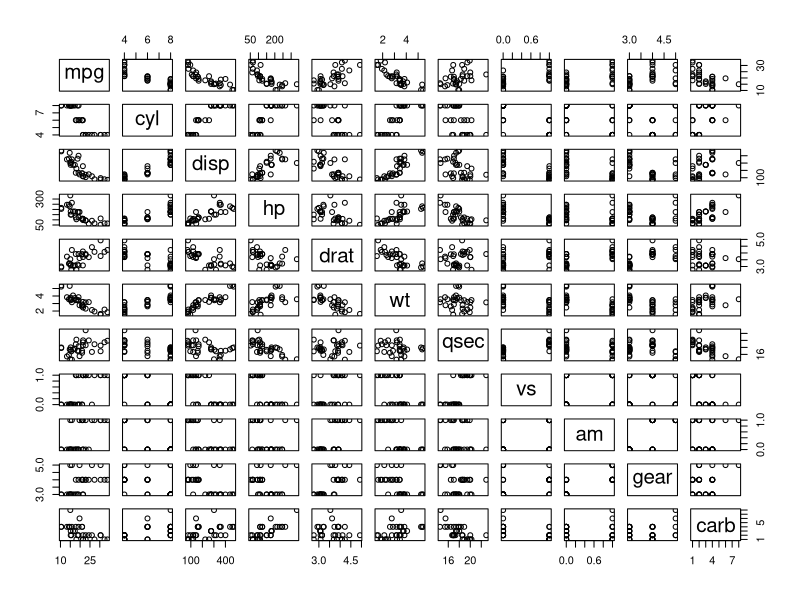
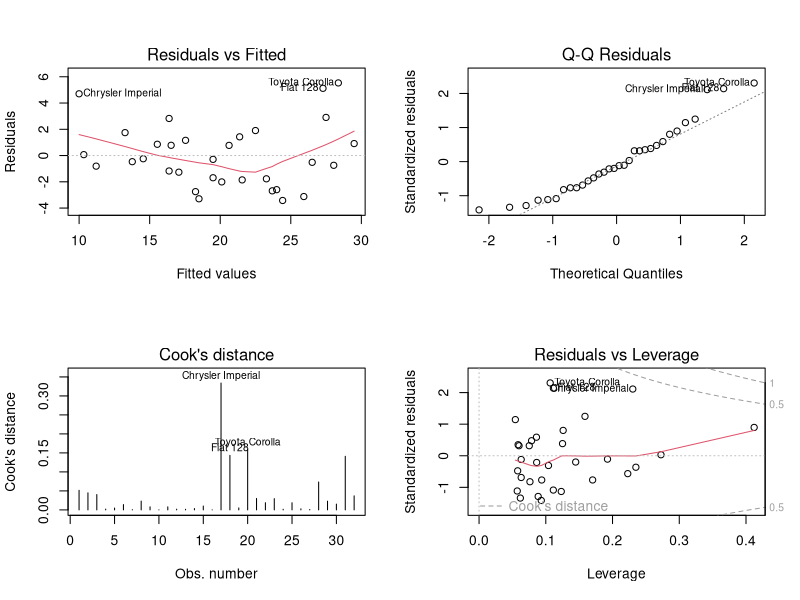
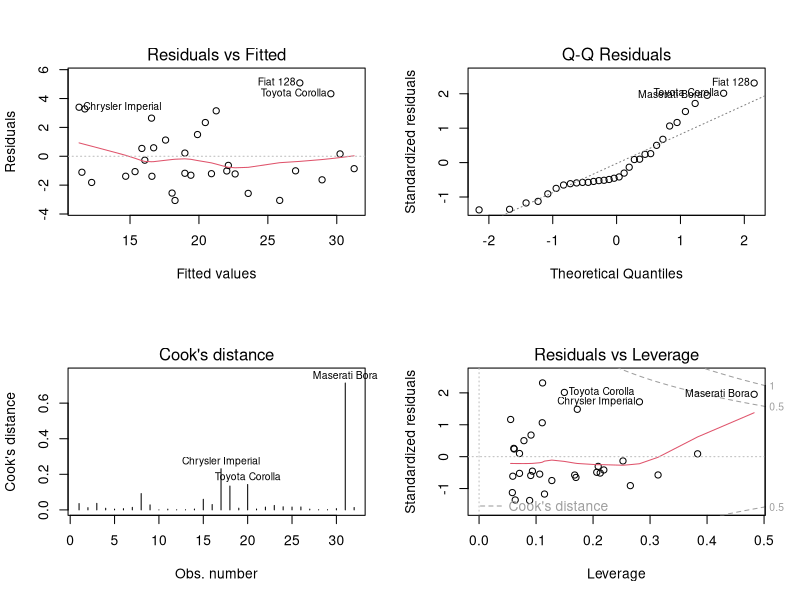

Generate these figures, in order, with R:
## ---- chunk 1
knitr::opts_chunk$set(echo = TRUE)
library(dplyr)
library(car)
data(mtcars)
mtcars <- data.frame(mtcars)
## ---- chunk 2
str(mtcars)
## ---- chunk 3
pairs(~ ., mtcars)
## ---- chunk 4
mtcars2 <- mtcars
mtcars2$cyl <- factor(mtcars$cyl)
mtcars2$vs <- factor(mtcars$vs)
mtcars2$am <- factor(mtcars$am)
mtcars2$gear <- factor(mtcars$gear)
mtcars2$carb <- factor(mtcars$carb)
## ---- chunk 5
fitAll <- lm(mpg ~ ., mtcars2)
summary(fitAll)$coef
## ---- chunk 6
fit1am <- lm(mpg ~ factor(am), mtcars)
fit1disp <- lm(mpg ~ disp, mtcars)
fit1gear <- lm(mpg ~ gear, mtcars)
fit1hp <- lm(mpg ~ hp, mtcars)
fit1wt <- lm(mpg ~ wt, mtcars)
fit2disp_am <- lm(mpg ~ disp + factor(am), mtcars)
fit2gear_am <- lm(mpg ~ factor(gear) + factor(am), mtcars)
fit2hp_am <- lm(mpg ~ hp + factor(am), mtcars)
fit2wt_am <- lm(mpg ~ wt + factor(am), mtcars)
fit3wt_disp_am <- lm(mpg ~ wt + disp + factor(am), mtcars)
fit3disp_gear_am <- lm(mpg ~ disp + factor(gear) + factor(am), mtcars)
fit3gear_hp_am <- lm(mpg ~ factor(gear) + hp + factor(am), mtcars)
fit3gear_wt_am <- lm(mpg ~ factor(gear) + wt + factor(am), mtcars)
fit3hp_disp_am <- lm(mpg ~ hp + disp + factor(am), mtcars)
fit3hp_wt_am <- lm(mpg ~ hp + wt + factor(am), mtcars)
fit4wt_hp_disp_am <- lm(mpg ~ wt + hp + disp + factor(am), mtcars)
fit4wt_hp_gear_am <- lm(mpg ~ wt + hp + factor(gear) + factor(am), mtcars)
fit4wt_disp_gear_am <- lm(mpg ~ wt + disp + factor(gear) + factor(am), mtcars)
fit4hp_disp_gear_am <- lm(mpg ~ hp + disp + factor(gear) + factor(am), data = mtcars)
fit5wt_hp_disp_gear_am <- lm(mpg ~ wt + hp + disp + factor(gear) + factor(am), mtcars)
summary(fit3hp_wt_am)$call
## ---- chunk 7
fitint2disp_am <- lm(mpg ~ disp + factor(am) + factor(am):disp, mtcars)
fitint2gear_am <- lm(mpg ~ factor(gear) + factor(am) + factor(am):factor(gear), mtcars)
fitint2hp_am <- lm(mpg ~ hp + factor(am) + factor(am):hp, mtcars)
fitint2wt_am <- lm(mpg ~ wt + factor(am) + factor(am):wt, mtcars)
fitint3disp_gear_am <- lm(mpg ~ disp + factor(gear) + factor(am) + factor(am):disp + 
    factor(am):factor(gear), mtcars)
fitint3gear_hp_am <- lm(mpg ~ factor(gear) + hp + factor(am) + factor(am):factor(gear) + 
    factor(am):hp, mtcars)
fitint3gear_wt_am <- lm(mpg ~ factor(gear) + wt + factor(am) + factor(am):factor(gear) + 
    factor(am):wt, mtcars)
fitint3hp_disp_am <- lm(mpg ~ hp + disp + factor(am) + factor(am):hp + 
    factor(am):disp, mtcars)
fitint3hp_wt_am <- lm(mpg ~ hp + wt + factor(am) + factor(am):hp + 
    factor(am):wt, mtcars)
fitint3hp_wt_am_nointhp <- lm(mpg ~ hp + wt + factor(am) + factor(am):wt, mtcars)
fitint3wt_disp_am <- lm(mpg ~ wt + disp + factor(am) + factor(am):wt +       factor(am):disp, mtcars)
fitint4wt_hp_disp_am <- lm(mpg ~ wt + hp + disp + factor(am) + factor(am):wt + factor(am):hp + 
    factor(am):disp, mtcars)
fitint4wt_hp_gear_am <- lm(mpg ~ wt + hp + factor(gear) + factor(am) + factor(am):wt + factor(am):hp + 
    factor(am):factor(gear), mtcars)
summary(fitint3hp_wt_am)$call
## ---- chunk 8
anova(fit1am, fit2wt_am, fit3hp_wt_am, fit4wt_hp_disp_am)
## ---- chunk 9
anova(fit1am, fit2wt_am, fit3wt_disp_am, fit4wt_hp_disp_am)
## ---- chunk 10
summary(fit4wt_hp_disp_am)$coef
## ---- chunk 11
model1 <- fit3hp_wt_am
summary(model1)$call
## ---- chunk 12
anova(fit1am, fitint2wt_am, fitint3hp_wt_am, fitint4wt_hp_gear_am)
## ---- chunk 13
summary(fitint3hp_wt_am)$coef
## ---- chunk 14
model2 <- fitint3hp_wt_am_nointhp
summary(model2)$call
## ---- chunk 15
par(mfrow = c(2,2))
plot(model1, which = c(1,2,4,5))
## ---- chunk 16
par(mfrow = c(2,2))
plot(model2, which = c(1,2,4,5))
## ---- chunk 17
sumCoef1 <- summary(model1)$coef
sumCoef1
## ---- chunk 18
sumCoef1[4,1] + c(-1,1) * qt(.975, df = model1$df) * sumCoef1[4,2]
## ---- chunk 19
sumCoef2 <- summary(model2)$coef
sumCoef2
## ---- chunk 20
sumCoef2[4,1] + c(-1,1) * qt(.975, df = model2$df) * sumCoef2[4,2]
## ---- chunk 21
sumCoef2[5,1] + c(-1,1) * qt(.975, df = model2$df) * sumCoef2[5,2]
